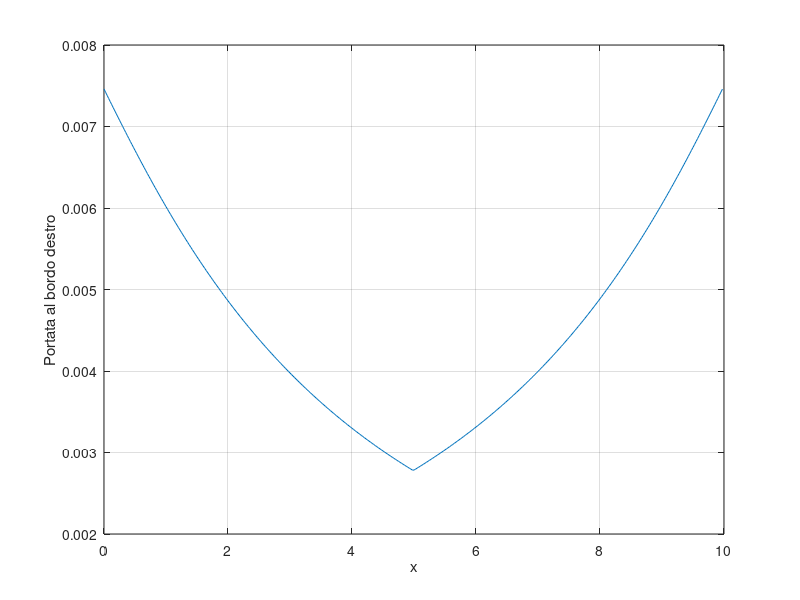
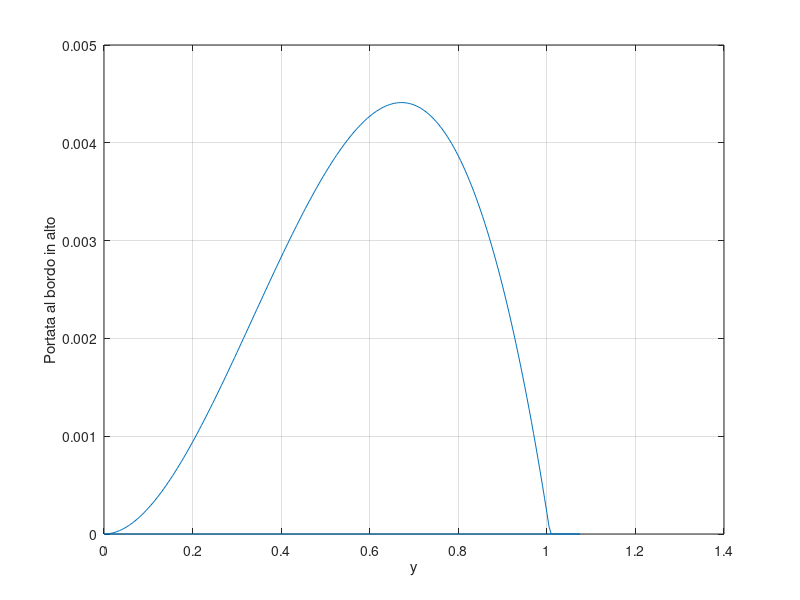
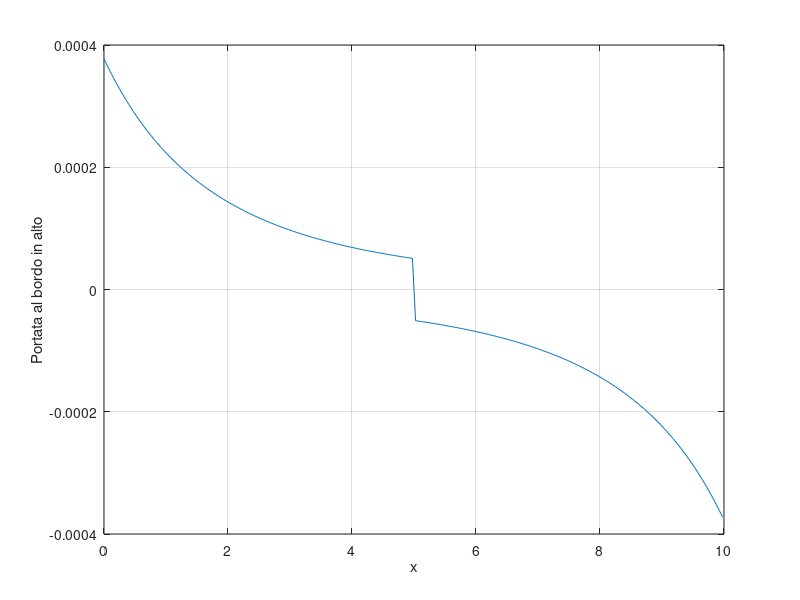

Reproduce these figures in MATLAB, in order.
clc
clear

% Parameters
delta = 1;
H0 = 1;
L = 10;
Nx0 = 100;

% Compute Nx
Nx = 2*Nx0 * delta / H0;
Nx_full = 2 * Nx;

% Define Ny symmetric profile
Ny = zeros(1, Nx_full);
for i = 1:Nx
    Ny(i) = 2*Nx0 + i;
    Ny(Nx_full - i + 1) = 2*Nx0 + i;
end
Nx = Nx_full;

% Grid spacing
dx = L / Nx;
dy = delta * dx / (L / 2);
%% Coordinates at which concentrations should be evaluated
% x coordinates (cell centers)
x_conc = dx/2 : dx : L - dx/2;

% y coordinates stored in an array
for i=1:Nx
    y_conc(1,i)=dy/2;
    for j=2:Ny(i)
        y_conc(j,i)=y_conc(j-1,i)+dy;
    end
end
%% Coordinates at which the flowrate should be evaluated
% x coordinates (boundaries of the cells)
x_flow = 0 : dx : L;

 % y coordinates stored in an array
 for i=1:Nx
     y_flow(1,i)=0;
     for j=2:Ny(i)+1
         y_flow(j,i)=y_flow(j-1,i)+dy;
     end
 end

 H = max(y_flow, [], 1);

y__flow=y_flow';

for i =1:1:Nx
    for j=1:1:Ny(i)
        Q(i,j) = 6 * H0 / (H(i))^2 * ( - dy^2 / 2 + y__flow(i,j) * dy ...
            - dy^3 / (3 * H(i)) - (y__flow(i,j)^2 * dy) / H(i) ...
            + y__flow(i,j) * dy^2 / H(i));
    end
end


    for j=1:1:Ny(i)
        F(1,j) = 6 * (y__flow(1,j))^2 * H0 * (-1 / (2 * (H(1))^2) ...
            + y__flow(1,j) / (3 * (H(1))^3) + 1 / (2 * (H0)^2) ...
            - y__flow(i,j) / (3 * (H0)^3));
    end


for i =2:1:Nx/2
    for j=1:1:Ny(i)
        F(i,j) = 6 * (y__flow(i,j))^2 * H0 * (-1 / (2 * (H(i))^2) ...
            + y__flow(i,j) / (3 * (H(i))^3) + 1 / (2 * (H(i-1))^2) ...
            - y__flow(i,j) / (3 * (H(i-1))^3));
    end
end

for i =Nx/2:1:Nx
    for j=1:1:Ny(i)
        F(i,j) = 6 * (y__flow(i,j))^2 * H0 * (-1 / (2 * (H(i))^2) ...
            + y__flow(i,j) / (3 * (H(i))^3) + 1 / (2 * (H(i-1))^2) ...
            - y__flow(i,j) / (3 * (H(i-1))^3));
    end
end


figure;
A=x_flow(1:(end-1));
B=Q(:,100);
plot(A,B)
xlabel('x');
ylabel('Portata al bordo destro');
grid on;

figure;
C=y_flow(1:(end-1),15);
D=F(2,:);
G=F(:,25);
plot(C,D)
xlabel('y');
ylabel('Portata al bordo in alto');
grid on;

figure
plot(A,G)
xlabel('x');
ylabel('Portata al bordo in alto');
grid on;


